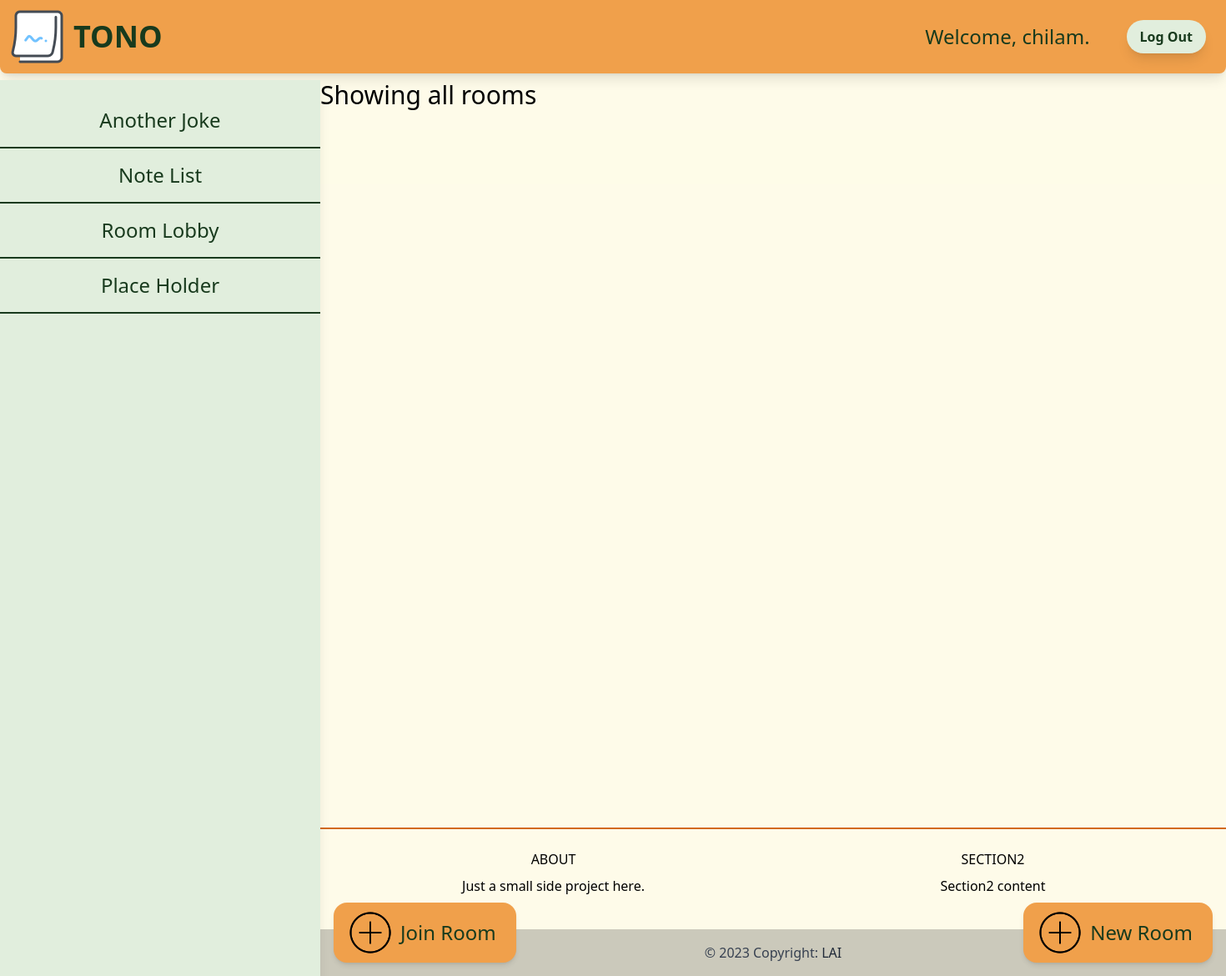
Before: /allroom (signed in) with the older database file.
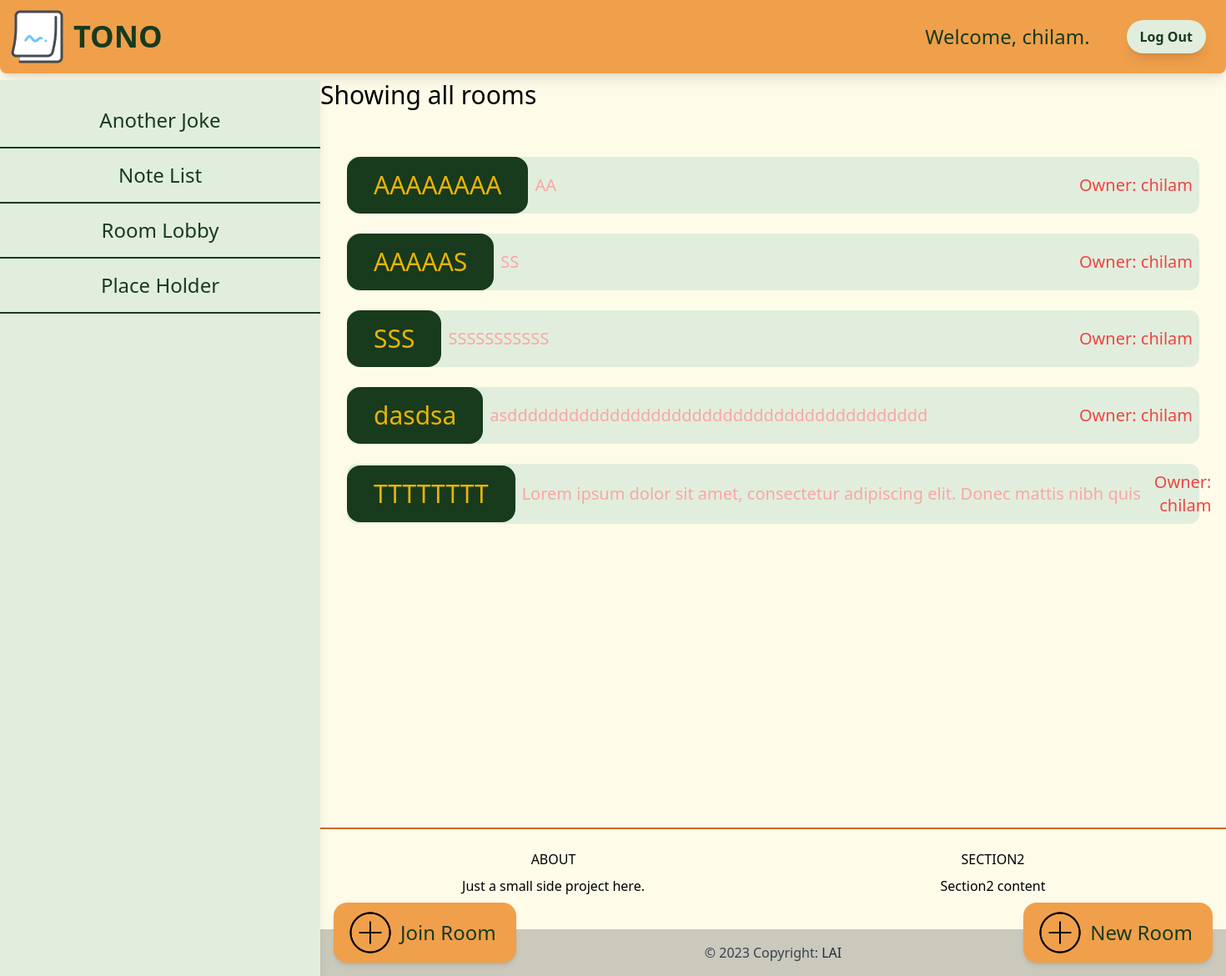
After: the same page with the newer database file.
### room/models.py (models this page shows, shortened)
class room(models.Model):
    name = models.TextField(max_length=80)
    code = models.CharField(max_length=8)
    created_at = models.DateTimeField(auto_now=True)
    modified_at = models.DateTimeField(auto_now_add=True)
    created_by = models.ForeignKey(User, related_name='roomowner', on_delete=models.CASCADE)
    members = models.ManyToManyField(User, related_name='room')
    class Meta:
        ordering = ('modified_at',)

### room/views.py (the view)
# urls.py: path('allroom', all_room, name='roomlist'),
@login_required
def all_room(request):
    rooms = room.objects.filter(members__in=[request.user.id]).order_by('modified_at')
    return render(request,'room/roomlist.html', {
        'rooms':rooms
    })

### room/templates/room/roomlist.html (shortened to what this page needs)
{% extends 'core/base.html' %}
{%load static%}
{%block content%}
<h1 class="mb-6 text-3xl">Showing all rooms</h1>
<div class="grid grid-cols-1 px-8 py-8 gap-6 bg-yellow-50 ">
    {%for room in rooms%}
        <a href="{%url 'roomdetail' room.id%}" class="flex w-full text-center items-center rounded-xl hover:bg-alu-btn bg-alu-netural ease-in duration-300">
        <p class="text-start text-3xl text-semibold text-yellow-500 px-8 py-4 rounded-2xl bg-alu-btn">{{room.code}}</p>
        <p class="text-start text-xl text-red-300 mt-4 mb-4 px-2 whitespace-nowrap">{{room.name}}</p>
        <p class="text-end text-xl text-red-500 p-2 w-full float-right">Owner: {{room.created_by}}</p>
        </a>
    {%endfor%}
    </div>
<div class="flex pl-4">
    <div class="fixed bottom-4 lg:w-3/4 md:w1-/2">
        <a href="{%url 'joinroom'%}" class="flex float-left bg-alu-three items-center rounded-2xl py-2 px-4 shadow-md hover:animate-pulse">
            <img src="{% static '/images/add100.png' %}" width="56" height="56" class="justify-self-center " alt="addBtn"></img>
            <h1 class="text-2xl text-alu-btn p-2">Join Room</h1>
        </a>
    </div>
    <div class="fixed bottom-4 lg:w-3/4 md:w1-/2 right-4">
        <a href="{%url 'newroom'%}" class="flex float-right bg-alu-three items-center rounded-2xl py-2 px-4 shadow-md hover:animate-pulse">
            <img src="{% static '/images/add100.png' %}" width="56" height="56" class="justify-self-center " alt="addBtn"></img>
            <h1 class="text-2xl text-alu-btn p-2">New Room</h1>
        </a>
</div>
</div>
{%endblock%}

### core/templates/core/base.html (shortened to what this page needs)
{% load static %}
<!DOCTYPE html>
<html>
    <head>
        <link rel="stylesheet" href="{% static 'mainout.css' %}">
    </head>
    <body class="bg-alu-main h-full min-h-full">
      <nav class="w-full flex flex-wrap justify-between fixed">
        <div class="container-fluid w-full flex flex-wrap justify-between px-3 py-3 bg-alu-three rounded-b-lg shadow-lg">
          <div class="inline-flex items-center">
                <img src="{% static '/images/logo.png' %}" alt="myLogo"></img>
                <a class="uppercase pl-3 text-4xl text-alu-btn font-extrabold" href="/">tono</a>
                </div>
                <div class="inline-flex justify-between whitespace-nowrap">
                  {%if request.user.is_authenticated %}
                    <p class="text-2xl h-8 leading-8 py-4 text-alu-btn px-8">Welcome, {{request.user.username}}.</p>
                    <button class="flex-1 text-center bg-alu-netural hover:bg-alu-btn text-alu-btn font-semibold py-2 px-4 m-3 rounded-full shadow-lg ease-in duration-200">
                      <a href="{% url 'logout'%}">Log Out</a></button>
                  {%endif%}
                </div>
              </div>
      </nav>
      <div class="flex flex-row">
        <div class="flex flex-col flex-wrap justify-items-center bg-alu-netural shadow-lg whitespace-nowrap w-96 h-full fixed mt-24 py-4">
          <button class="text-alu-btn text-2xl hover:bg-alu-three border-b-2 border-alu-btn py-4">Another Joke</button>
          <button class="text-alu-btn text-2xl hover:bg-alu-three border-b-2 border-alu-btn py-4">Note List</button>
          <button class="text-alu-btn text-2xl hover:bg-alu-three border-b-2 border-alu-btn py-4">Room Lobby</button>
          <button class="text-alu-btn text-2xl hover:bg-alu-three border-b-2 border-alu-btn py-4">Place Holder</button>
        </div>
        <div class="flex flex-col bg-alu-main w-full h-full">
      <div class="pl-96 mt-24 h-screen mb-24">
      {% block content %}{% endblock %}
      </div>
      <footer class="text-center bg-alu-main border-t-2 border-t-alu-red pl-96">
        <div class="container p-6 text-gray-80 ">
          <div class="grid grid-cols-2 gap-4">
            <div class="mb-6 md:mb-0">
              <h5 class="font-medium mb-2 uppercase">About</h5>
              <p class="mb-4">
                Just a small side project here.
              </p>
            </div>
            <div class="mb-6 md:mb-0">
              <h5 class="font-medium mb-2 uppercase">Section2</h5>
              <p class="mb-4">
                Section2 content
              </p>
            </div>
          </div>
        </div>
        <div class="text-center text-gray-700 p-4" style="background-color: rgba(0, 0, 0, 0.2);">
          © 2023 Copyright:
          <a class="text-gray-800" href="">LAI</a>
        </div>
      </footer>
    </div>
  </div>
    </body>
</html>

Changed rows visible on the page:
added room: code "AAAAAAAA", name "AA", created_by "chilam"
added room: code "AAAAAS", name "SS", created_by "chilam"
added room: code "SSS", name "SSSSSSSSSSS", created_by "chilam"
added room: code "dasdsa", name "asddddddddddddddddddddddddddddddddddddddddd", created_by "chilam"
added room: code "TTTTTTTT", name "Lorem ipsum dolor sit amet, consectetur adipiscing elit. Donec mattis nibh quis", created_by "chilam"
